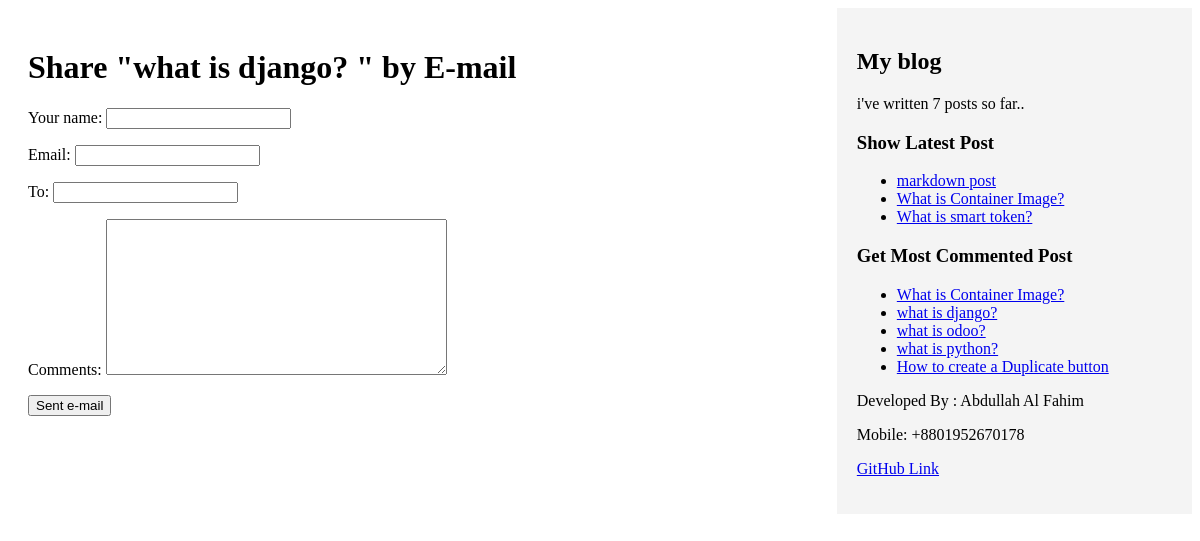
Screenshot of /blog/1/share with the database file from the repository.
### blog/models.py (models this page shows, shortened)
class Post(models.Model):
    class Status(models.TextChoices):
        DRAFT = 'DF', 'Draft'
        PUBLISHED = 'PB', 'Published'
    tags = TaggableManager()
    title = models.CharField(max_length=250)
    slug = models.SlugField(max_length=250, unique_for_date='publish')
    body = models.TextField()
    author = models.ForeignKey(User, on_delete=models.CASCADE, related_name='blog_post')
    publish = models.DateTimeField(default=timezone.now)
    created = models.DateTimeField(auto_now_add=True)
    updated = models.DateTimeField(auto_now=True)
    status = models.CharField(max_length=2, choices=Status.choices, default=Status.DRAFT)
    created_by = models.ForeignKey(User, on_delete=models.SET_NULL, null=True, blank=True, related_name='created_posts')
    updated_by = models.ForeignKey(User, on_delete=models.SET_NULL, null=True, blank=True, related_name='updated_posts')
    objects = models.Manager() # The default manager.
    published = PublishedManager() # Our custom manager.
    class Meta:
        ordering = ['-publish']
        indexes = [models.Index(fields=['-publish']),
                   ]
    def get_absolute_url(self):
       return reverse('blog:post_detail', args=[self.slug])

### blog/views.py (the view, shortened to what this page needs)
# urls.py: path('<int:post_id>/share',views.post_share, name="post_share"),
def post_share(request, post_id):
    posts = get_object_or_404(Post, id = post_id, status=Post.Status.PUBLISHED)
    sent=False
    form = EmailPostForm()
    context={
        'posts' : posts,
        'form' : form,
        'sent' : sent
         }
    return render(request, 'blog/posts/share.html', context)

### blog/forms.py
class EmailPostForm(forms.Form):
    name = forms.CharField(label="Your name", max_length=100)
    email = forms.EmailField()
    to = forms.EmailField()
    comments = forms.CharField(required=False, widget=forms.Textarea)

### blog/models.py (called while the page is built)
 def get_queryset(self):
    return super().get_queryset()\
        .filter(status=Post.Status.PUBLISHED)

### blog/templatetags/blog_tags.py (called while the page is built)
@register.simple_tag
def total_posts():
    return Post.published.count()

@register.inclusion_tag('blog/posts/latest_posts.html')
def show_latest_posts(count=5):
 latest_posts = Post.published.order_by('-publish')[:count]
 return {'latest_posts': latest_posts}

@register.simple_tag
def get_most_commented_posts(count=5):
   return Post.published.annotate(total_comments=Count('comments')).order_by('-total_comments')[:count]

### templates/blog/posts/share.html (shortened to what this page needs)
{% extends 'base.html' %}
{% block content %}
    {% if sent %}
        <h1>E-mail successfully sent</h1>
        <p> {{ posts.title }} was successfully sent to {{form.cleaned_data.to}} </p>
     {% else %}
        <h1> Share "{{ posts.title }} " by E-mail</h1>
        <form method="post">
                {{ form.as_p  }}
            <input type="submit" value="Sent e-mail">
        </form>
     {% endif %}
{% endblock %}

### templates/base.html (shortened to what this page needs)
{% load blog_tags %}
{% load static %}
<!doctype html>
<html lang="en">
  <head>
    <link rel="stylesheet" href="{% static 'blog/blog.css' %}">
  </head>
  <body>
    <div id="content" class="clearfix">
        {% block content %}
        {% endblock %}
    </div>
    <div id="sidebar" class="clearfix">
        <h2>My blog</h2>
        <p> i've written {% total_posts %} posts so far.. </p>
        <h3>Show Latest Post</h3>
        {% show_latest_posts 3 %}
        <h3>Get Most Commented Post</h3>
        {% get_most_commented_posts as most_commented_posts %}
        <ul>
        {% for post in most_commented_posts %}
        <li>
        <a href="{{ post.get_absolute_url }}">{{ post.title }}</a>
        </li>
        {% endfor %}
        </ul>
        <p>Developed By : Abdullah Al Fahim</p>
        <p>Mobile: +8801952670178</p>
        <P> <a href="https://github.com/Fahim-Khan-98">GitHub Link</a>  </P>
    </div>
  </body>
</html>

### templates/blog/posts/latest_posts.html
<ul>
    {% for post in latest_posts %}
    <li>
    <a href="{{ post.get_absolute_url }}">{{ post.title }}</a>
    </li>
    {% endfor %}
</ul>

### static/blog/blog.css (style rules this page uses)
#content { float: left; width: 70%; padding: 20px; box-sizing: border-box; }
#sidebar { float: right; width: 30%; padding: 20px; box-sizing: border-box; background-color: #f4f4f4; }
.clearfix::after { content: ""; clear: both; display: table; }

### rows the page displays
Post: title "what is django?"
Post: title "markdown post"
Post: title "What is Container Image?"
Post: title "What is smart token?"
Post: title "what is odoo?"
Post: title "what is python?"
Post: title "How to create a Duplicate button"
